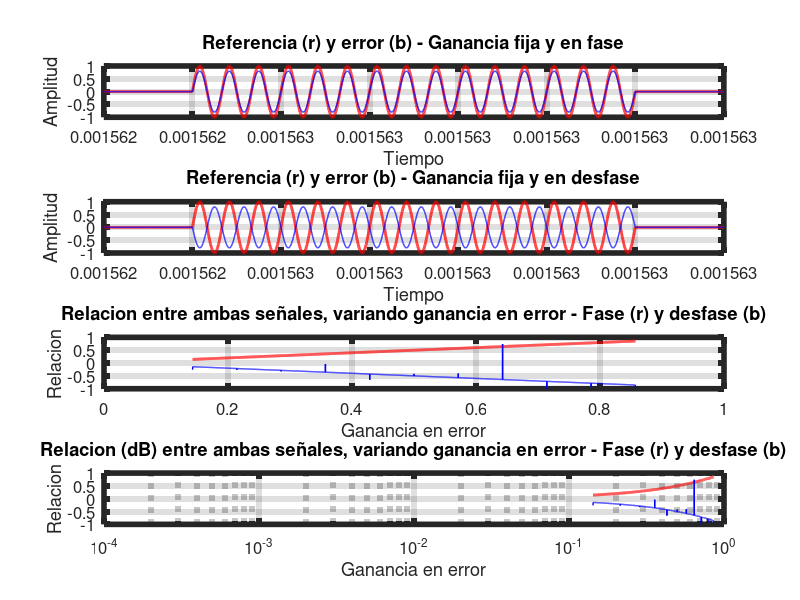

This figure's MATLAB source:
#!/usr/bin/octave

%% just octave
pkg load signal;
pkg load control;

%% constants
fs        = 10e9;               % sample frequency
t1        = 1.562400e-3;
t2        = 1.563100e-3;
ref_amp   = 1;
err_amp   = 1;
ref_pha   = 0.0 * ( pi / 180 );
err_pha   = 0.0 * ( pi / 180 );
ref_fre   = 30e6;
err_fre   = 30e6;
p_fre     = 640;                % pulse frequency
p_dut     = 0.032;              % pulse duty: Ton = 0.5 us

%% dependent constants
T         = ( 1 / p_fre ) * 2; 
dT        = 1 / fs;
t         = ( t1 : dT : t2 );
N         = size( t, 2 );
df        = fs / N;
f         = -fs / 2 : df : fs / 2 - df;

%% pulse generation
pulse     = square( 2 * pi * p_fre * t, p_dut ) >= 0;

%% signal generation
ref_s     = ref_amp * [ pulse .* sin( 2 * pi * ref_fre * t + ref_pha ) ];
err_s     = err_amp * [ pulse .* sin( 2 * pi * err_fre * t + err_pha ) ];
err_s_dp  = err_amp * [ pulse .* sin( 2 * pi * err_fre * t + err_pha + pi ) ]; # error desfasado

%% signal quotient
amp_var   = ( 0.0 : 1 / ( N - 1 ) : 1.0 );
quo_s     = ( amp_var .* err_s ) ./ ref_s;
quo_s_dp  = ( amp_var .* err_s_dp ) ./ ref_s;

%% plot
hfigure = figure( 'Color', 'w' );
rows    = 4;
cols    = 1;
subplot( rows, cols, 1 ); ##
plt_1 = plot( t, ref_s, "linewidth", 2, 'r' );
grid on;
hold;
plt_2 = plot( t, err_s .* 0.8, "linewidth", 1, 'b' );
# hlegend1 = legend( plt_1, "Referencia", "Location", "SouthWest" );
# new_handle = copyobj( hlegend1, hfigure );
# legend( plt_2, "Error", "Location", "SouthEast" );
set( gca, "linewidth", 4, "fontsize", 12)
xlabel( 'Tiempo' );
ylabel( 'Amplitud' );
title( 'Referencia (r) y error (b) - Ganancia fija y en fase' );
subplot( rows, cols, 2 ); ##
plt_3 = plot( t, ref_s, "linewidth", 2, 'r' );
grid on;
hold;
plt_4 = plot( t, err_s_dp .* 0.8 , "linewidth", 1, 'b' );
# hlegend1 = legend( plt_3, "Referencia", "Location", "SouthWest" );
# new_handle = copyobj( hlegend1, hfigure );
# legend( plt_2, "Error", "Location", "SouthEast" );
set( gca, "linewidth", 4, "fontsize", 12)
xlabel( 'Tiempo' );
ylabel( 'Amplitud' );
title( 'Referencia (r) y error (b) - Ganancia fija y en desfase' );
subplot( rows, cols, 3 ); ##
plt_5 = plot( amp_var, quo_s, "linewidth", 2, 'r' );
grid on;
hold
plt_6 = plot( amp_var, quo_s_dp, "linewidth", 1, 'b' );
grid on;
# hlegend1 = legend( plt_5, "Relacion en fase", "Location", "SouthWest" );
# new_handle = copyobj( hlegend1, hfigure );
# legend( plt_4, "Relacion en desfase", "Location", "SouthEast" );
set( gca, "linewidth", 4, "fontsize", 12)
xlabel( 'Ganancia en error' );
ylabel( 'Relacion' );
title( 'Relacion entre ambas señales, variando ganancia en error - Fase (r) y desfase (b)' );
subplot( rows, cols, 4 ); ##
plt_7 = semilogx( amp_var, quo_s, "linewidth", 2, 'r' );
grid on;
hold
plt_8 = semilogx( amp_var, quo_s_dp, "linewidth", 1, 'b' );
grid on;
# hlegend1 = legend( plt_7, "Relacion en fase", "Location", "SouthWest" );
# new_handle = copyobj( hlegend1, hfigure );
# legend( plt_4, "Relacion en desfase", "Location", "SouthEast" );
set( gca, "linewidth", 4, "fontsize", 12)
xlabel( 'Ganancia en error' );
ylabel( 'Relacion' );
title( 'Relacion (dB) entre ambas señales, variando ganancia en error - Fase (r) y desfase (b)' );